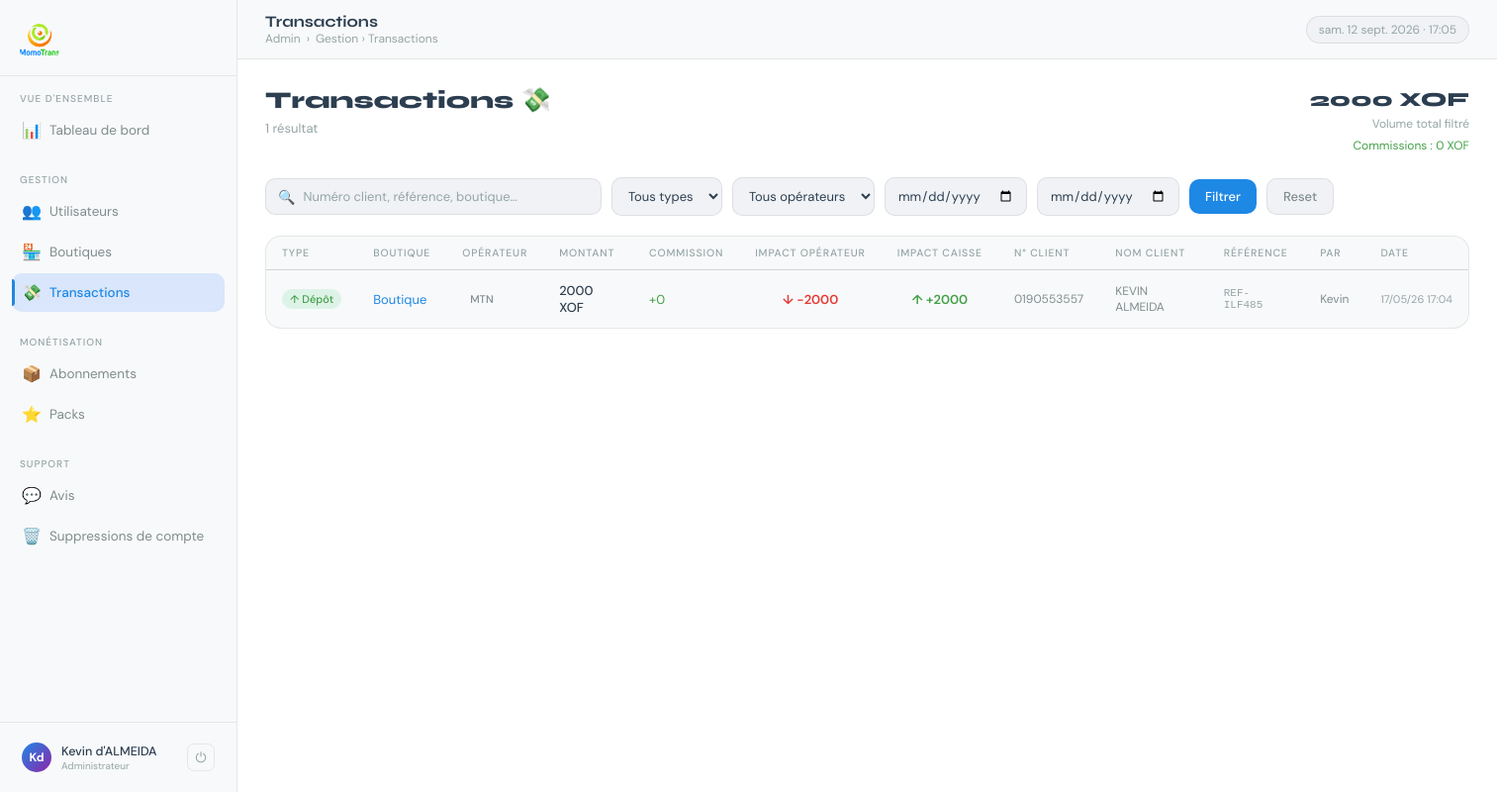
Page /dashboard/transactions/ (signed in) on the committed database.
### momoapi/models.py (models this page shows, shortened)
class Utilisateur(AbstractBaseUser, PermissionsMixin):
    id          = models.UUIDField(primary_key=True, default=uuid.uuid4, editable=False)
    email       = models.EmailField(unique=True)
    nom         = models.CharField(max_length=100)
    prenom      = models.CharField(max_length=100)
    telephone   = models.CharField(max_length=20, blank=True)
    is_active   = models.BooleanField(default=True)
    is_staff    = models.BooleanField(default=False)
    is_verified = models.BooleanField(default=False)  # email vérifié
    date_inscription = models.DateTimeField(auto_now_add=True)
    USERNAME_FIELD  = 'email'
    REQUIRED_FIELDS = ['nom', 'prenom']
    objects = UtilisateurManager()
    class Meta:
        verbose_name = "Utilisateur"

class Transaction(models.Model):
    TYPE_CHOICES = [
        ('Depot',   'Dépôt'),
        ('Retrait', 'Retrait'),
        ('Credit',  'Achat de crédit/forfait'),
    ]
    OPERATEUR_CHOICES = [
        ('MTN',     'MTN'),
        ('Moov',    'Moov'),
        ('Celtiis', 'Celtiis'),
    ]
    TYPE_CREDIT_CHOICES = [
        ('Credit',  'Crédit'),
        ('Forfait', 'Forfait'),
    ]
    id             = models.UUIDField(primary_key=True, default=uuid.uuid4, editable=False)
    boutique       = models.ForeignKey(Boutique, on_delete=models.CASCADE, related_name='transactions')
    effectuee_par  = models.ForeignKey(Utilisateur, on_delete=models.SET_NULL, null=True, related_name='transactions')
    type           = models.CharField(max_length=10, choices=TYPE_CHOICES)
    operateur      = models.CharField(max_length=20, choices=OPERATEUR_CHOICES)
    montant        = models.DecimalField(max_digits=14, decimal_places=2)
    commission     = models.DecimalField(max_digits=10, decimal_places=2, default=0)
    numero_client  = models.CharField(max_length=30)
    nom_client     = models.CharField(max_length=200, blank=True)
    reference      = models.CharField(max_length=100, blank=True)
    remarque       = models.TextField(blank=True)
    type_credit    = models.CharField(max_length=10, choices=TYPE_CREDIT_CHOICES, blank=True)
    date           = models.DateTimeField(default=timezone.now)
    archivee       = models.BooleanField(default=False)
    archivee_le    = models.DateTimeField(null=True, blank=True)
    cree_le        = models.DateTimeField(auto_now_add=True)
    mis_a_jour     = models.DateTimeField(auto_now=True)
    class Meta:
        ordering = ['-date']

class Boutique(models.Model):
    id           = models.UUIDField(primary_key=True, default=uuid.uuid4, editable=False)
    proprietaire = models.ForeignKey(Utilisateur, on_delete=models.CASCADE, related_name='boutiques')
    nom          = models.CharField(max_length=200)
    couleur      = models.CharField(max_length=30, default='#3B82F6')
    devise       = models.CharField(max_length=10, default='XOF')
    adresse      = models.CharField(max_length=300, blank=True)
    latitude     = models.FloatField(null=True, blank=True)
    longitude    = models.FloatField(null=True, blank=True)
    active       = models.BooleanField(default=True)
    cree_le      = models.DateTimeField(auto_now_add=True)
    mis_a_jour   = models.DateTimeField(auto_now=True)

### adminapp/views.py (the view, shortened to what this page needs)
# urls.py: path('transactions/',                           views.transactions_view,    name='transactions'),
@staff_required
def transactions_view(request):
    q          = request.GET.get('q', '')
    type_filtre = request.GET.get('type', '')
    op_filtre  = request.GET.get('operateur', '')
    date_debut = request.GET.get('date_debut', '')
    date_fin   = request.GET.get('date_fin', '')
    qs = Transaction.objects.select_related('boutique', 'effectuee_par').order_by('-date')
    if type_filtre:
        qs = qs.filter(type=type_filtre)
    if op_filtre:
        qs = qs.filter(operateur=op_filtre)
    if date_debut:
        qs = qs.filter(date__date__gte=date_debut)
    if date_fin:
        qs = qs.filter(date__date__lte=date_fin)
    totaux = qs.aggregate(
        total_montant=Sum('montant'),
        total_commissions=Sum('commission'),
    )
    return render(request, 'dashboard/transactions.html', {
        'page': 'transactions',
        'transactions': qs[:100],
        'total': qs.count(),
        'q': q,
        'type_filtre': type_filtre,
        'op_filtre': op_filtre,
        'date_debut': date_debut,
        'date_fin': date_fin,
        'totaux': totaux,
    })

### adminapp/context_processors.py (called while the page is built)
def dashboard_badges(request):
    if not (request.user.is_authenticated and request.user.is_staff):
        return {}
    from momoapi.models import Avis, DemandeSuppressionCompte
    return {
        'avis_non_lus': Avis.objects.filter(lu=False).count(),
        'demandes_suppression_en_attente': DemandeSuppressionCompte.objects.filter(statut='en_attente').count(),
    }

### adminapp/views.py (called while the page is built)
def staff_required(view_func):
    return user_passes_test(lambda u: u.is_authenticated and u.is_staff, login_url='/dashboard/login/')(view_func)

### adminapp/templates/dashboard/transactions.html (shortened to what this page needs)
{% extends 'dashboard/base.html' %}
{% block header_title %}Transactions{% endblock %}
{% block breadcrumb %}Gestion › Transactions{% endblock %}
{% block content %}
<div class="page-top">
  <div>
    <div class="page-heading">Transactions 💸</div>
    <div class="page-sub">{{ total }} résultat{{ total|pluralize }}</div>
  </div>
  {% if totaux.total_montant %}
  <div style="text-align:right;display:flex;flex-direction:column;align-items:flex-end;gap:4px">
    <div style="font-family:'Syne',sans-serif;font-size:20px;font-weight:800;color:var(--text)">
      {{ totaux.total_montant|floatformat:0 }} XOF
    </div>
    <div style="font-size:12px;color:var(--text3)">Volume total filtré</div>
    <div style="font-size:12px;color:var(--green);margin-top:2px">
      Commissions : {{ totaux.total_commissions|default:0|floatformat:0 }} XOF
    </div>
  </div>
  {% endif %}
</div>
<form method="get" style="margin-bottom:20px">
  <div class="filters" style="flex-wrap:wrap;gap:10px">
    <div class="search-box">
      <span class="search-icon">🔍</span>
      <input type="text" name="q" value="{{ q }}" placeholder="Numéro client, référence, boutique…">
    </div>
    <select name="type">
      <option value="">Tous types</option>
    </select>
    <select name="operateur">
      <option value="">Tous opérateurs</option>
    </select>
    <input type="date" name="date_debut" value="{{ date_debut }}" title="Date début">
    <input type="date" name="date_fin"   value="{{ date_fin }}"   title="Date fin">
    <button type="submit" class="btn btn-primary">Filtrer</button>
    <a href="{% url 'dashboard:transactions' %}" class="btn btn-ghost">Reset</a>
  </div>
</form>
<div class="panel">
  <div class="table-wrap">
    <table>
      <thead>
        <tr>
          <th>Type</th>
          <th>Boutique</th>
          <th>Opérateur</th>
          <th>Montant</th>
          <th>Commission</th>
          <th style="text-align:center">Impact Opérateur</th>
          <th style="text-align:center">Impact Caisse</th>
          <th>N° Client</th>
          <th>Nom client</th>
          <th>Référence</th>
          <th>Par</th>
          <th>Date</th>
        </tr>
      </thead>
      <tbody>
        {% for tx in transactions %}
        <tr style="cursor:pointer" onclick="window.location='{% url 'dashboard:transaction_detail' tx.id %}'">
          <td>
            {% if tx.type == 'Depot' %}<span class="badge badge-green">↑ Dépôt</span>
            {% elif tx.type == 'Retrait' %}<span class="badge badge-red">↓ Retrait</span>
            {% else %}<span class="badge badge-blue">◈ Crédit</span>{% endif %}
          </td>
          <td><a href="{% url 'dashboard:boutique_detail' tx.boutique.id %}" class="link" onclick="event.stopPropagation()">{{ tx.boutique.nom }}</a></td>
          <td><span class="badge badge-gray">{{ tx.operateur }}</span></td>
          <td class="td-main">{{ tx.montant|floatformat:0 }} XOF</td>
          <td style="color:var(--green)">+{{ tx.commission|floatformat:0 }}</td>
          <td style="text-align:center">
            {% if tx.type == 'Retrait' %}
            <span style="color:var(--green);font-weight:600">↑ +{{ tx.montant|floatformat:0 }}</span>
            {% elif tx.type in 'Depot,Credit' %}
            <span style="color:var(--red);font-weight:600">↓ -{{ tx.montant|floatformat:0 }}</span>
            {% endif %}
          </td>
          <td style="text-align:center">
            {% if tx.type in 'Depot,Credit' %}
            <span style="color:var(--green);font-weight:600">↑ +{{ tx.montant|floatformat:0 }}</span>
            {% elif tx.type == 'Retrait' %}
            <span style="color:var(--red);font-weight:600">↓ -{{ tx.montant|floatformat:0 }}</span>
            {% endif %}
          </td>
          <td style="font-size:12px">{{ tx.numero_client }}</td>
          <td style="font-size:12px;color:var(--text2)">{{ tx.nom_client|default:"—" }}</td>
          <td style="font-size:11px;color:var(--text3);font-family:monospace">{{ tx.reference|default:"—" }}</td>
          <td style="font-size:12px;color:var(--text2)">
            {% if tx.effectuee_par %}{{ tx.effectuee_par.prenom }}{% else %}—{% endif %}
          </td>
          <td style="font-size:11px;color:var(--text3);white-space:nowrap">{{ tx.date|date:"d/m/y H:i" }}</td>
        </tr>
        {% empty %}
        <tr><td colspan="12" class="empty">Aucune transaction trouvée</td></tr>
        {% endfor %}
      </tbody>
    </table>
  </div>
</div>
{% endblock %}

### adminapp/templates/dashboard/base.html (shortened to what this page needs)
<!DOCTYPE html>
<html lang="fr">
<head>
{% load static %}
</head>
<body>
<aside class="sidebar">
  <div class="sidebar-logo">
    <a href="{% url 'dashboard:accueil' %}" class="logo-mark">
      <div class="logo-icon"><img src="{% static 'logo.png' %}" alt="MomoTrans"></div>
    </a>
  </div>
  <nav class="sidebar-nav">
    <div class="nav-section">
      <div class="nav-label">Vue d'ensemble</div>
      <a href="{% url 'dashboard:accueil' %}" class="nav-item {% if page == 'accueil' %}active{% endif %}">
        <span class="nav-icon">📊</span> Tableau de bord
      </a>
    </div>
    <div class="nav-section">
      <div class="nav-label">Gestion</div>
      <a href="{% url 'dashboard:utilisateurs' %}" class="nav-item {% if page == 'utilisateurs' %}active{% endif %}">
        <span class="nav-icon">👥</span> Utilisateurs
      </a>
      <a href="{% url 'dashboard:boutiques' %}" class="nav-item {% if page == 'boutiques' %}active{% endif %}">
        <span class="nav-icon">🏪</span> Boutiques
      </a>
      <a href="{% url 'dashboard:transactions' %}" class="nav-item {% if page == 'transactions' %}active{% endif %}">
        <span class="nav-icon">💸</span> Transactions
      </a>
    </div>
    <div class="nav-section">
      <div class="nav-label">Monétisation</div>
      <a href="{% url 'dashboard:abonnements' %}" class="nav-item {% if page == 'abonnements' %}active{% endif %}">
        <span class="nav-icon">📦</span> Abonnements
      </a>
      <a href="{% url 'dashboard:packs' %}" class="nav-item {% if page == 'packs' %}active{% endif %}">
        <span class="nav-icon">⭐</span> Packs
      </a>
    </div>
    <div class="nav-section">
      <div class="nav-label">Support</div>
      <a href="{% url 'dashboard:avis' %}" class="nav-item {% if page == 'avis' %}active{% endif %}">
        <span class="nav-icon">💬</span> Avis
      </a>
      <a href="{% url 'dashboard:demandes_suppression' %}" class="nav-item {% if page == 'demandes_suppression' %}active{% endif %}">
        <span class="nav-icon">🗑️</span> Suppressions de compte
      </a>
    </div>
  </nav>
  <div class="sidebar-footer">
    <div class="user-pill">
      <div class="user-avatar">{{ request.user.prenom.0 }}{{ request.user.nom.0 }}</div>
      <div class="user-info">
        <div class="user-name">{{ request.user.prenom }} {{ request.user.nom }}</div>
        <div class="user-role">Administrateur</div>
      </div>
      <a href="{% url 'dashboard:logout' %}" class="logout-btn" title="Déconnexion">⏻</a>
    </div>
  </div>
</aside>
<main class="main">
  <header class="header">
    <div>
      <div class="header-title">{% block header_title %}Dashboard{% endblock %}</div>
      <div class="header-breadcrumb">
        <span>Admin</span> <span>›</span> <span>{% block breadcrumb %}Accueil{% endblock %}</span>
      </div>
    </div>
    <div class="header-date" id="live-date"></div>
  </header>
  <div class="content">
    {% block content %}{% endblock %}
  </div>
</main>
</body>
</html>

### rows in the picture
Utilisateur: user.prenom.0 "K", user.nom.0 "d", user.prenom "Kevin", user.nom "d'ALMEIDA"
Transaction: type "↑ Dépôt", boutique.nom "Boutique", operateur "MTN", montant "2000", commission "0", numero_client "0190553557", nom_client "KEVIN ALMEIDA", reference "REF-ILF485", effectuee_par.prenom "Kevin", date "17/05/26 17:04"

### other values in the picture
{{ total }} "1"
{{ totaux.total_montant|floatformat:0 }} "2000"
{{ totaux.total_commissions|default:0|floatformat:0 }} "0"
